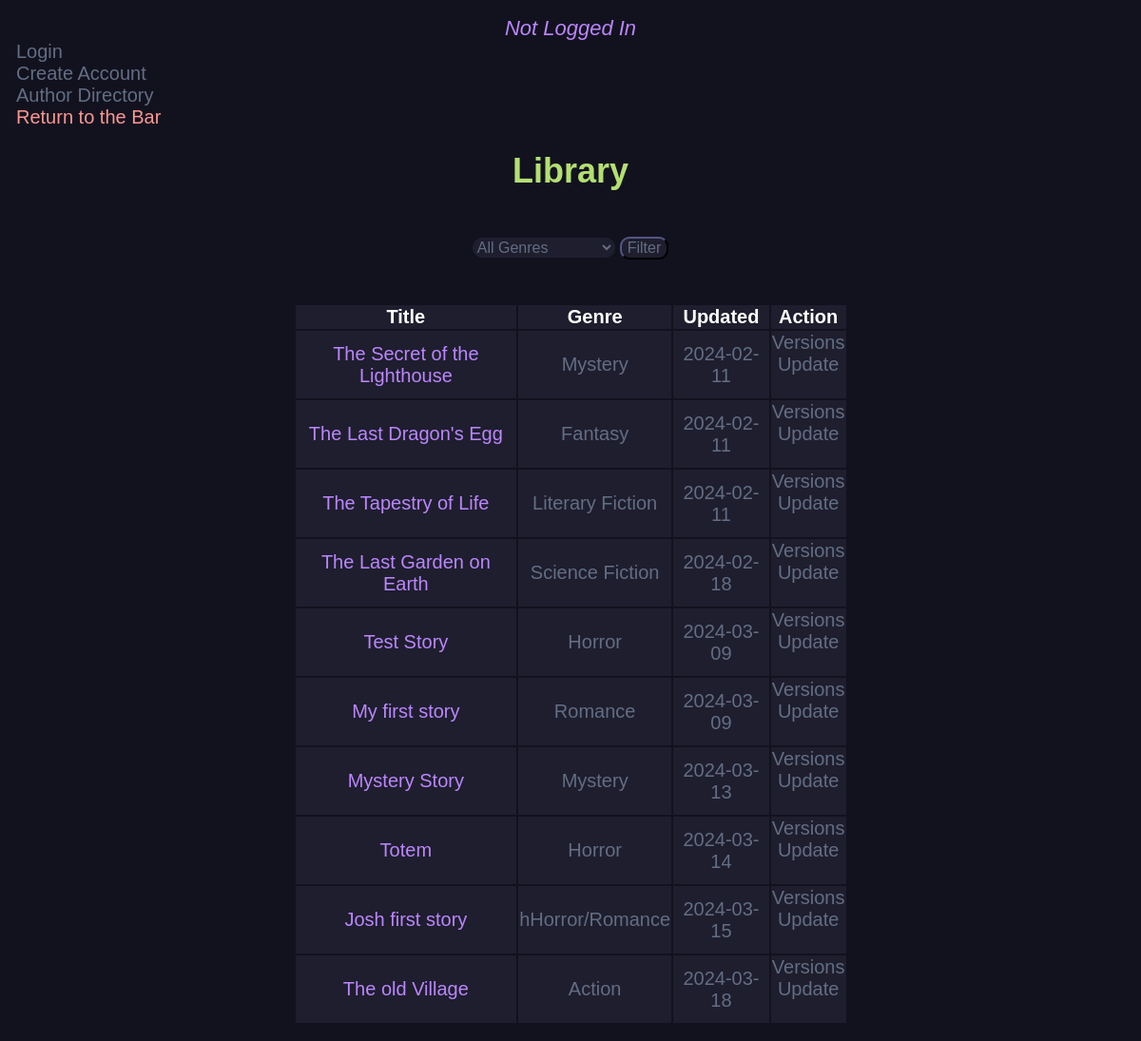
The page /story_db/ on the database as committed earlier.
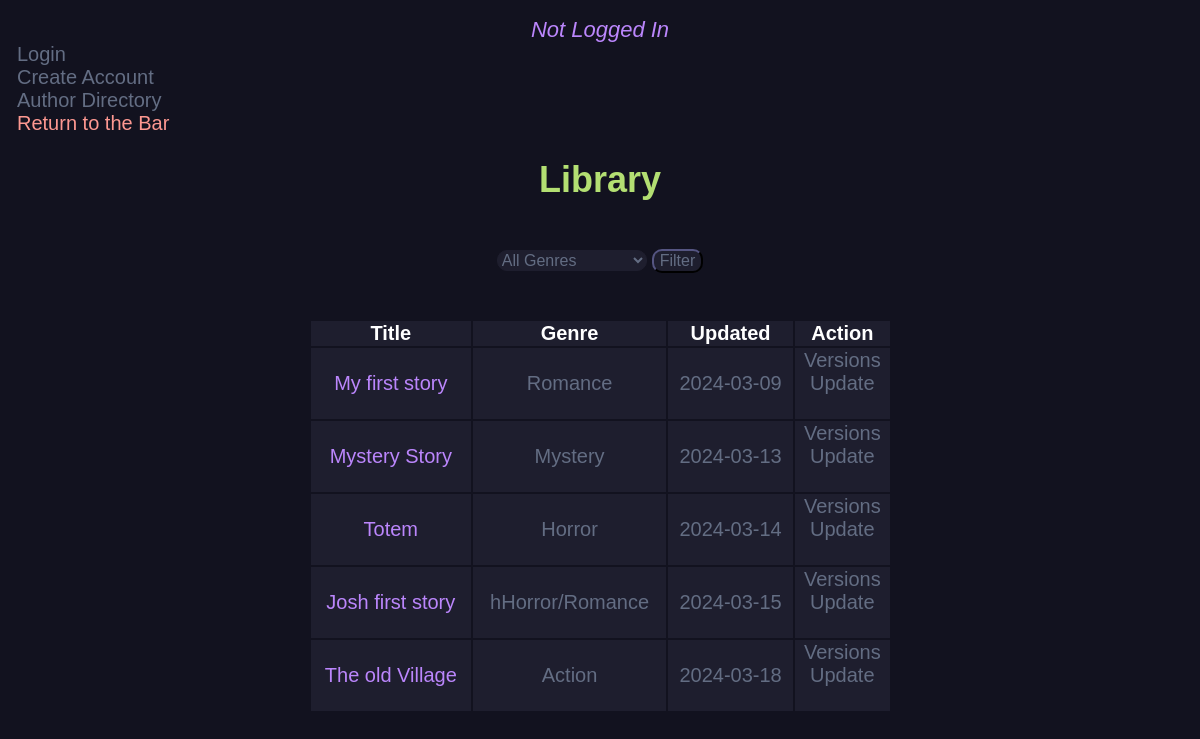
The same page on the database as committed later.
### main.py (models this page shows, shortened)
class NewStory(db.Model):
    id = db.Column(db.Integer, primary_key=True)
    title = db.Column(db.String(200), nullable=False)
    genre = db.Column(db.String(200), nullable=True)
    content = db.Column(db.Text, nullable=False)
    date_created = db.Column(db.DateTime, default=datetime.utcnow)
    author_id = db.Column(db.Integer, db.ForeignKey('user.id'), nullable=False)
    current_version_id = db.Column(db.Integer, db.ForeignKey('new_version.id'), nullable=True)
    __table_args__ = (
        ForeignKeyConstraint(['author_id'], ['user.id'], name='fk_new_story_author_id'),
        ForeignKeyConstraint(['current_version_id'], ['new_version.id'], name='fk_new_story_current_version_id')
    )
    current_version = db.relationship('NewVersion', foreign_keys=[current_version_id], post_update=True)
    versions = db.relationship('NewVersion', backref='story', lazy=True, cascade='all, delete-orphan', foreign_keys='NewVersion.story_id')

### main.py (the view)
@app.route('/story_db/', methods=['GET', 'POST'])
def story_db():
    stories = NewStory.query.order_by(NewStory.date_created).all()
    unique_genres = set(story.genre for story in stories)
    if request.method == "POST":
        select_genre = request.form.get('Genre')
        if select_genre and select_genre != 'ALL':
            stories = [story for story in stories if story.genre == select_genre]
    return render_template('story_db.html', stories=stories, unique_genres=unique_genres, current_user=current_user)

### templates/story_db.html (shortened to what this page needs)
 <!DOCTYPE html>
<link rel="stylesheet" href="{{ url_for('static', filename='css/story_db.css') }}">
{% block body %}
{% if current_user.is_authenticated %}
	<a href="/user_dir/" class="button">Author Directory</a><br>
	<a href="/logout/" class="button">Logout</a><br>
	<a href="/" class="return-to-bar">Return to the Bar</a>
	<div style = "text-align: center;">
		<em style = "color: #636d83; font-size: 22px; font-family: sans-serif;">
			Hello, {{ current_user.username }}!
		</em>
		<br>
	</div>
{% else %}
	<div style= "text-align: center;">
			<em style = "color: #BB86FC; font-size: 22px; font-family: sans-serif" >Not Logged In</em>
		</div>
		<a href="/login/" class="button">Login</a><br>
		<a href="/register/" class="button">Create Account</a><br>
		<a href="/user_dir/" class="button">Author Directory</a><br>
		<a href="/" class="return-to-bar">Return to the Bar</a>
{% endif %}
<div class="content">
	<h1 style="text-align: center;">Library</h1><br>
	{% if stories|length < 1 %}
	<h4 style="text-align: center;"> It is a quiet night,<br>
		<br><a href="/">Return to the Bar and Tell us a Story</a>
	</h4>
	{% else %}
	<div class = "form-cont">
	<form method="POST">
		<select class="form-input" name="Genre">
			<option value="ALL">All Genres</option>
		</select>
		<button class="form-input" type="submit">Filter</button>
	</form>
    </div>
	<br>
	<br>
	<table class="center-table">
		<tr>
			<th>Title</th>
			<th>Genre</th>
			<th>Updated</th>
			<th>Action</th>
		</tr>
		{%for story in stories %}
		<tr>
			<td><a href="{{ url_for('view_story', id=story.id) }}" class="story-link">{{ story.title }}</a></td>
			<td>{{story.genre}}</td>
			<td>{{ story.date_created.date() }}</td>
			<td>
				<a href="/versions/{{ story.id }}">Versions</a>
				<br>
				<a href="/update/{{ story.id }}">Update</a>
				<br>
				<br>
			</td>
		</tr>
		{% endfor %}
	</table>
	{% endif %}
</div>
{% endblock %}

### static/css/story_db.css (style rules this page uses)
h1 { font-size: 36px; color: #B3DF72; text-align: center; font-family: sans-serif; }
a { color: #636d83; font-size: 20px; font-family: sans-serif; text-decoration: none; }
.center-table { margin-left: auto; margin-right: auto; width: 50%; }
td { background-color: #1e1e2e; color: #636d83; font-family: sans-serif; font-size: 20px; text-align: center; padding: 10; }
th { background-color: #1e1e2e; color: white; font-family: sans-serif; font-size: 20px; text-align: center; padding: 10; }
.story-link { color: #BB86FC; }
.return-to-bar { color: #FD9891; }
.form-cont { display: flex; justify-content: center; align-items: center; margin: 0 auto; width: 100%; }
.form-input { height: auto; width: auto; margin: 10; color: #636d83; font-size: 16px; font-family: sans-serif; border-radius: 10px; border-color: #1e1e2e; background: #1e1e2e; padding: 10; }

Rows that differ between the two databases and show on the page:
removed NewStory: title "The Secret of the Lighthouse", genre "Mystery", date_created "2024-02-11"
removed NewStory: title "The Last Dragon's Egg", genre "Fantasy", date_created "2024-02-11"
removed NewStory: title "The Tapestry of Life", genre "Literary Fiction", date_created "2024-02-11"
removed NewStory: title "The Last Garden on Earth", genre "Science Fiction", date_created "2024-02-18"
removed NewStory: title "Test Story", genre "Horror", date_created "2024-03-09"
